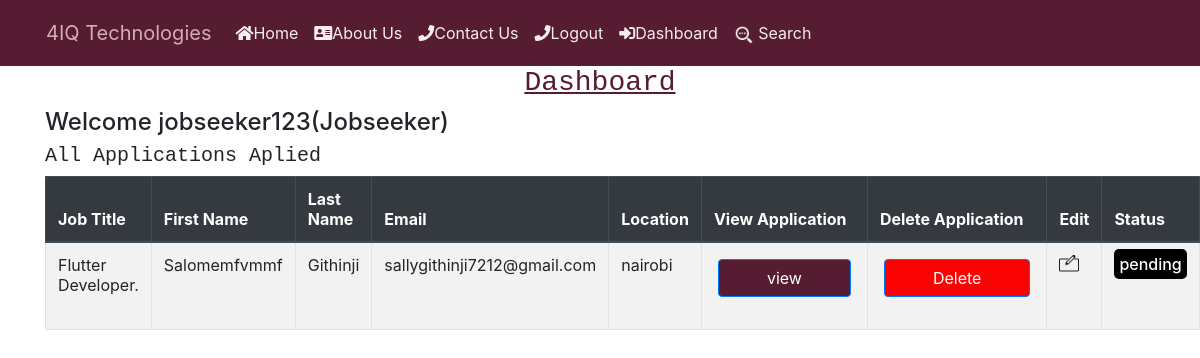
The app's page /users/dashboard (signed in), older data.
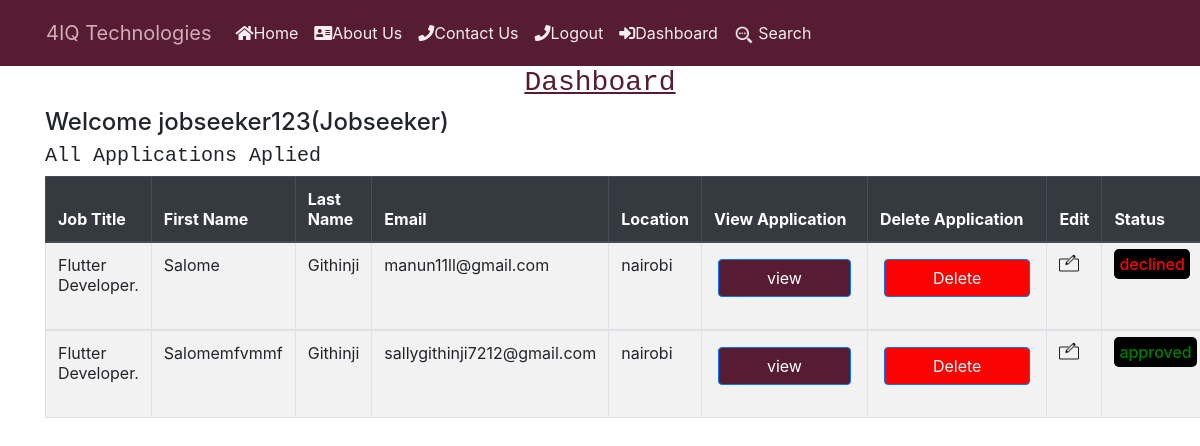
The same page, newer data.
### users/models.py (models this page shows)
class Userprofile(models.Model):
    user = models.OneToOneField(User, related_name="userprofile", on_delete=models.CASCADE)
    is_employer = models.BooleanField(default=False)

### job/models.py (models this page shows, shortened)
class Application(models.Model):
    APPROVED = 'approved'
    PENDING = 'pending'
    DECLINED = 'declined'
    CHOICES_STATUS = (
        (APPROVED,'Approved'),
        (PENDING,'Pending' ),
        (DECLINED,'Declined' )
     )
    job = models.ForeignKey(Job,
                            related_name='applications',
                             on_delete=models.CASCADE)
    first_name = models.CharField(max_length=200, null=True, blank=True)
    last_name = models.CharField(max_length=200, null=True, blank=True)
    date_of_birth = models.CharField(max_length=20, blank=True, null=True)
    gender = models.CharField(max_length=1,
                              choices=GENDER,
                              blank=False,
                              null=True)
    email = models.EmailField(max_length=70, blank=True, unique=True)
    location = models.CharField(
        max_length=104,
        null=True
    )
    mobile = models.IntegerField(null=True, blank=True)
    education   = models.CharField( max_length=2553, null=True, blank=True)
    content = models.TextField()
    experience = models.TextField()
    resume  = models.FileField( upload_to="resumes/", null=True, blank=True)
    created_at = models.DateTimeField(auto_now_add=True,null=False)
    status = models.CharField(max_length=20,choices=CHOICES_STATUS,default='pending')
    created_by = models.ForeignKey(User,
                                   related_name="applications",
                                   on_delete=models.CASCADE)
    class Meta:
        ordering = ['-created_at']

class Job(models.Model):
    COMPUTER_SUPPORT_SPECIALIST = 'Computer Support Specialist'
    HARDWARE_ENGINEER = 'Hardware Engineer'
    COMPUTER_SYSTEM_ANALYST = 'Computer System Analyst'
    SOFTWARE_DEVELOPER = 'Software Developer'
    PROGRAMMER = 'Programmer'
    WEB_DEVELOPER = 'Web Developer'
    NETWORK_ENGINEER = 'Network Engineer'
    SOFTWARE_TESTER = 'Software Tester'
    FRONTEND_DEVELOPER = "Frontend Developer"
    BACKEND_DEVELOPER = "Backend Developer"
    CHOICES_SIZE =   ( (COMPUTER_SUPPORT_SPECIALIST ,'COMPUTER_SUPPORT_SPECIALIST'),
    ( HARDWARE_ENGINEER ,'HARDWARE_ENGINEER'),
    ( COMPUTER_SYSTEM_ANALYST, 'COMPUTER_SYSTEM_ANALYST' ),
    ( SOFTWARE_DEVELOPER, 'SOFTWARE_DEVELOPER'),
    ( PROGRAMMER , 'PROGRAMMER'),
    ( WEB_DEVELOPER,'WEB_DEVELOPER'),
    ( NETWORK_ENGINEER,'NETWORK_ENGINEER'),
    ( SOFTWARE_TESTER,'SOFTWARE_TESTER'),
    (FRONTEND_DEVELOPER,"FRONTEND_DEVELOPER"),
    (BACKEND_DEVELOPER,"BACKEND_DEVELOPER")
    )
    ACTIVE = 'active'
    EMPLOYED = 'employed'
    ARCHIVED = 'archived'
    CHOICES_STATUS = (
        (EMPLOYED,'Employed'),
        (ACTIVE,'Active' ),
        (ARCHIVED,'Archived' )
     )
    title = models.CharField(max_length=200)
    created_at = models.DateTimeField(auto_now_add=True)
    skillset_required = models.TextField(null=True)
    about_job= models.TextField(blank=True, null=True)
    image = models.ImageField(upload_to="covers/",null=True,blank=True)
    experience = models.CharField(max_length=100,null=True)
    salary = models.CharField(max_length=50,null=True)
    deadline = models.CharField(max_length=50,null=True)
    department_name = models.CharField( max_length=30,choices=CHOICES_SIZE)
    created_by = models.ForeignKey(User,
                                   related_name="jobs",
                                   on_delete=models.CASCADE)
    status = models.CharField(max_length=20,choices=CHOICES_STATUS,default='active')
    class Meta:
        ordering = ['-created_at']

### users/views.py (the view)
# urls.py: path("dashboard", views.dashboard, name="dashboard"),
@login_required
def dashboard(request):
   return render ( request,'dashboard.html' ,{'userprofile': request.user.userprofile})

### notification/context_processors.py (called while the page is built)
def notifications(request):
    if request.user.is_authenticated:
        return {
            'notificactions': request.user.notifications.filter(is_read=False)
        }
    else:
        return {'notifications': []}

### users/templates/dashboard.html (shortened to what this page needs)
{% include 'header.html' %}
{% load static %}
{% block content %}
  <div class="container">
    <h3 class="title">
      <center style="text-decoration: underline; color: #561c32 ;font-family: 'Courier New', Courier, monospace;">Dashboard</center>
    </h3>
    {% if userprofile.is_employer %}
    {% if messages %}
        <ul class="alert alert-danger">
            {% for message1 in messages %}
                <li>{{ message1 }}</li>
                <script>
                  setTimeout(function () {
                    document.getElementById("alert").style.display = "none";
                  }, 5000);
                </script>
            {% endfor %}
        </ul>
    {% endif %}
<h4 class="subtitle">Welcome  {{userprofile.user}}
  (Employer)
</h4>
<div style="display: flex;">
  <div><a href="{% url 'job:add'  %}">
    <input
    type="submit"
    value="Add Job"
    class="m-1 px-5 btn btn-primary"
    style="background-color: #561c32"
    />
  </div>
  <div><a href="{% url 'job:job_pdf'  %}">
    <input
    type="submit"
    value="Job PDF"
    class="m-1 px-5 btn btn-primary"
    style="background-color: #561c32"
    /> <a href=""></a>
  </div>
</div>
<h3 class="subtitle">View all jobs posted</h3>
<table class="table table table-striped table-bordered">
  <thead class="thead-dark">
    <tr>
      <th scope="col">Job Id</th>
      <th scope="col">Job name</th>
      <th scope="col">Date created</th>
      <th scope="col">View Aplicants</th>
      <th scope="col">Edit Job</th>
    </tr>
  </thead>
  <tbody>
    {% for job in request.user.jobs.all %}
    <tr>
      <th scope="row">   {{ job.id }} </a></th>
      <td>  {{ job.title }} ({{job.get_status_display}})</td>
      <td>  {{ job.created_at }}</td>
      <td><a href="{% url 'view_dashboard_job' job.id%}"><i class="fas fa-bars"></i> Candidates</td>
        <td>
          <a href="{% url 'job:edit' job.id %}">
            <img src="{% static 'edit.png' %}" width= "20" height="20"alt="My Image">
          </a>
    </tr>
    {% empty %}
    <p>You have not posted any jobs yet...</p>
    {% endfor %}
  </tbody>
</table>
{% else %}
<h4 class="subtitle">Welcome {{userprofile.user}}(Jobseeker) </h4>
<h5 class="subtitle" style="font-family: 'Courier New', Courier, monospace;">All Applications Aplied</h5>
<table class="table table-striped table-bordered" style="width: 100%">
  <thead class="thead-dark">
    <tr>
      <th scope="col">Job Title</th>
      <th scope="col">First Name</th>
      <th scope="col">Last Name</th>
      <th scope="col">Email</th>
      <th scope="col">Location</th>
      <th scope="col">View Application</th>
      <th scope="col">Delete Application</th>
      <th scope="col">Edit </th>
      <th scope="col">Status </th>
    </tr>
  </thead>
  {% for application in request.user.applications.all %}
  <tbody>
    <tr>
      <td>{{ application.job.title }}</td>
      <td>{{ application.first_name }}</td>
      <td>{{ application.last_name }}</td>
      <td>{{ application.email }}</td>
      <td>{{ application.location }}</td>
      <td>
        <a
        href="{% url 'view_application' application.id %}
        "
        >
        <input
        type="submit"
        value="view"
        class="m-1 px-5 btn btn-primary"
          style="background-color: #561c32"
          />
        </a>
      </td>
      <td>
        <form action="{% url 'job:delete_application' application.id %}" method="post">
          <input type="submit" value="Delete"   class="m-1 px-5 btn btn-primary"
          style="background-color: #fa0303" onclick="return confirmDelete();">
        </form>
      </td>
      <td>
        <a href="{% url 'job:edit_app' application.id %}">
          <img src="{% static 'edit.png' %}" width= "20" height="20" alt="My Image">
        </a>
      </td>
      <td>
    {%if application.status == 'pending'%}
    <h6> <span style="color: white; border-radius: 5px; padding: 5px; background-color: black">{{application.status}}</span> </h6>
    {%elif application.status == 'approved'%}
    <h6> <span style="color: green; border-radius: 5px; padding: 5px; background-color: black">{{application.status}}</span> </h6>
    {%elif application.status == 'declined'%}
    <h6> <span style="color: red; border-radius: 5px; padding: 5px; background-color: black">{{application.status}}</span> </h6>
    {%endif%}
  </td>
    </tr>
  </tbody>
    {% empty %}
  <p>You have not applied for any jobs yet..</p>
  {% endfor %}
</table>
{% endif %}
</div>
{% endblock %}

### employee/templates/header.html (shortened to what this page needs)
<html lang="en">
<head>
    {% load static %}
    <link rel="stylesheet" href="{% static 'css/mystyle.css' %}">
    <link
    rel="stylesheet"
    href="https://stackpath.bootstrapcdn.com/bootstrap/4.4.1/css/bootstrap.min.css"
     />
    <link
    rel="stylesheet"
    href="https://stackpath.bootstrapcdn.com/font-awesome/4.7.0/css/font-awesome.min.css"
    />
   <link rel="stylesheet" href="https://maxcdn.bootstrapcdn.com/bootstrap/4.3.1/css/bootstrap.min.css">
   <link rel="stylesheet" href="https://use.fontawesome.com/releases/v5.6.3/css/all.css">
</head>
<body>
    <nav class="navbar navbar-expand-lg  " style="display: flex; background-color: #561C32;" >
    <div class="collapse navbar-collapse" id="navbar" style="padding: 5px 30px">
        <div class="navbar-nav" style="width: 100%;">
            <a class="navbar-brand" style="color: #D5ABB9" href="{% url 'employee:base' %}">4IQ Technologies</a>
            <a style="color: white;" class="nav-item nav-link" id="home" href="{% url 'employee:base' %}">
            <i class="fa fa-home"></i>Home</a>
            <a
            style="color: white; "
            class="nav-item nav-link"
            href="{% url 'employee:about'%}"
            ><i class="fas fa-address-card"></i>About Us</a>
            <a
            style="color: white;"
            class="nav-item nav-link"
            href="{% url 'employee:contact'%}"
            ><i class="fas fa-phone"></i>Contact Us</a
            >
           {% if request.user.is_authenticated %}
           <a
           style="color: white;"
           class="nav-item nav-link"
           href="{% url 'employee:logout' %}"
           ><i class="fas fa-phone"></i>Logout</a
           >
            {% endif %}
            {% if request.user.is_authenticated %}
            <a
            style="color: white;"
            class="nav-item nav-link"
            href="{% url 'dashboard' %}"
            ><i class="fas fa-sign-in-alt fa-beat"></i>Dashboard</a
            >
            {% endif %}
            <a
            style="color: white;"
            class="nav-item nav-link"
            href="{% url 'job:search' %}"
            >
            <img style="font-size: 20px;" src="{% static 'newsearch.png' %}" width="20" height="20"alt="My Image">
            Search</a
            >
          </div>
        </div>
      </nav>
</body>
</html>

### employee/static/css/mystyle.css (style rules this page uses)
.nav-link { color: #f7edee !important; }

Row changes from the older to the newer data that the page shows:
added Application: job "Flutter Developer.", first_name "Salome", last_name "Githinji", email "manun11ll@gmail.com", location "nairobi", status "declined"
changed Application "Salomemfvmmf": status "pending" → "approved"
